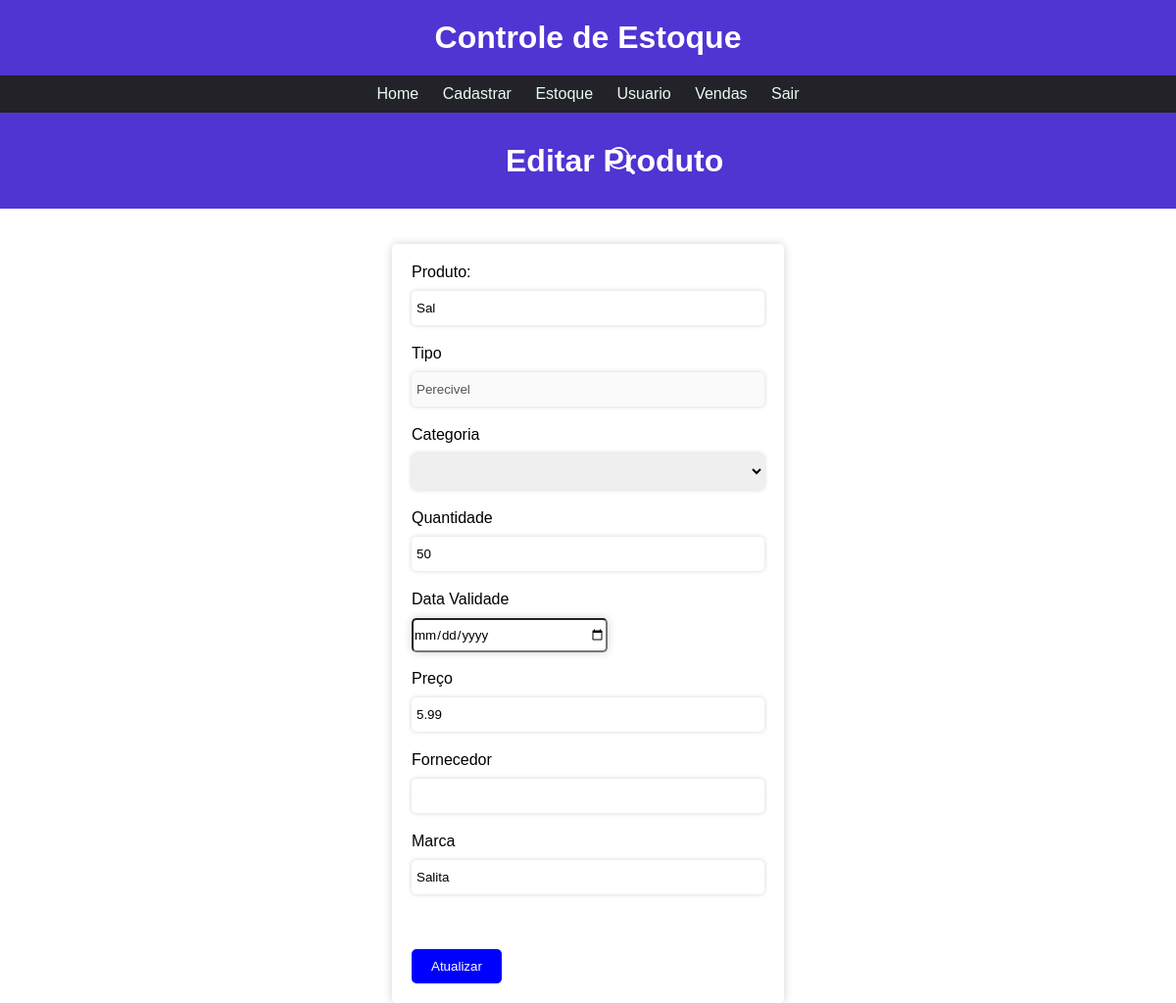
The page /users/produto/editar/atualizar.php?id=1 on the database its author committed.
### tables this page shows
create table produto(
	id int primary key auto_increment not null,
    nome varchar(50),
    tipo varchar(20),
    categoria varchar(20),
    quantidade int default 0,
    preco float,
    fornecedor varchar(45),
    marca varchar(50),
    data_validade date,
    status_cadastro datetime,
    id_usuario int,
    foreign key (id_usuario) references Usuario(id)
);

### users/produto/editar/atualizar.php (the view, shortened to what this page needs)
<?php
 require_once('../../../config/conexao.php');
 if(!empty($_GET['id'])){
  $id = $_GET['id'];
  $sqlSelect = "SELECT * FROM produto where id=$id";
  $result = $conn->query($sqlSelect);
  if($result->num_rows > 0){
      while($user_data = mysqli_fetch_assoc($result)){
          $nome = $user_data['nome'];
          $tipo = $user_data['tipo'];
          $categoria = $user_data['categoria'];
          $quantidade = $user_data['quantidade'];
          $preco = $user_data['preco'];
          $fornecedor = $user_data['fornecedor'];
          $marca = $user_data['marca'];
          $validade = $user_data['data_validade'];
      }
  }
  else{
        header('Location: '.BASEURL.'users/consulta/editar.php');
  }
}
?>
<!DOCTYPE html>
<html lang="pt-br">
    <head>
        <link rel="stylesheet" href="<?php echo BASEURL?>css/style.css">
    </head>
    <body>
        <div class="topo">
            <ul>
                <h1>Controle de Estoque</h1>
            </ul>
        </div>
    <nav class="menu">
        <ul class="opcoes">
            <li><a href="<?php echo BASEURL?>">Home</a></li>
            <li>
                <a href="#">Cadastrar</a>
            </li>
            <li ><a href="#" >Estoque</a>
            </li>
            <li><a href="#">Usuario</a>
            </li>
            <li><a href="#">Vendas</a>
            </li>
            <li><a href="<?php echo BASEURL?>users/Login/login.php">Sair</a></li>
        </ul>
    </nav>
        <div class="title">
            <h1 class="home">Editar Produto</h1>
        </div>
    <br><br>
    <form action="saveedit.php" method="post">
        <label for="">Produto:</label>
        <input type="text"  name="nome" value="<?php echo $nome?>" maxlength="45" >
        <br>
        <label>Tipo</label>
        <input type="text"  name="tipo" value="<?php echo $tipo?>" disabled >
        <br>
        <label>Categoria</label>
        <select class="form-select" name="categoria"  style="font-size:13px"  required >
        <option><?php echo $categoria?></option>
        <?php
            $sql = "SELECT * FROM categoria" ;
            $result = $conn->query($sql);
            while($user_data = mysqli_fetch_assoc($result)){
                echo "<option>" . $user_data['tipo']."</option>";
        }
      ?>
        </select>
        <br>
        <label>Quantidade</label>
        <input type="number"  name="quantidade" value="<?php echo $quantidade?>">
        <br>
        <label>Data Validade</label>
        <input type="date"  name="validade" value="<?php echo $validade?>">
        <br>
        <br>
        <label>Preço</label>
        <input type="number" name="preco" step="0.01" value="<?php echo $preco?>">
        <br>
        <label>Fornecedor</label>
        <input type="text" name="fornecedor"  value="<?php echo $fornecedor?>">
        <br>
        <label>Marca</label>
        <input type="text" name="marca" value="<?php echo $marca?>">
        <br>
        <br>
        <br>
      <input type="submit" value="Atualizar" class="add" name="update">
    </form>
</body>
</html>

### css/style.css (style rules this page uses)
:root { --cor-fundo: rgb(36, 34, 41); --cor-primaria: rgb(232, 253, 241); --cor-hover: rgb(185, 172, 226); --cor-principal: #5134d2; }
* { font-family: "Ubuntu", sans-serif; margin: 0; padding: 0; box-sizing: border-box; }
body { font-family: sans-serif; margin: 0; padding: 0; }
.topo { background-color: var(--cor-principal); padding-top: 20px; padding-bottom: 20px; color: aliceblue; }
.topo h1 { text-align: center; }
.opcoes { list-style-type: none; padding: 0; }
.menu ul { background-color: var(--cor-fundo); }
.menu ul li { display: inline; position: relative; }
.menu ul li a { color: var(--cor-primaria); text-decoration: none; display: inline-block; padding: 10px; text-align: center; }
.menu { text-align: center; }
h1 { color: white; }
.home { display: flex; text-align: center; margin-left: 43%; margin-top: -32px; }
.title { background-color: var(--cor-principal); padding-bottom: 30px; padding-top: 30px; }
.title svg { margin-top: 5px; display: flex; margin-left: 40%; color: white; }
form { width: 400px; margin: 0 auto; background-color: white; padding: 20px; border-radius: 5px; box-shadow: 0px 0px 10px lightgrey; }
label { display: block; margin-bottom: 10px; }
input[type="text"], input[type="email"], input[type="number"], input[type="password"] { width: 100%; padding: 10px; margin-bottom: 20px; border-radius: 5px; border: none; box-shadow: 0px 0px 5px lightgrey; padding-left: 5px; }
input[type="date"] { width: 200px; height: 35px; border-radius: 5px; box-shadow: 0px 0px 10px lightgrey; }
.add { background-color: blue; color: white; padding: 10px 20px; border: none; border-radius: 5px; cursor: pointer; }
select { width: 100%; padding: 10px; margin-bottom: 20px; border-radius: 5px; border: none; box-shadow: 0px 0px 5px lightgrey; }

### rows shown on the page
produto: nome "Sal", tipo "Perecivel", quantidade "50", preco "5.99", marca "Salita"
